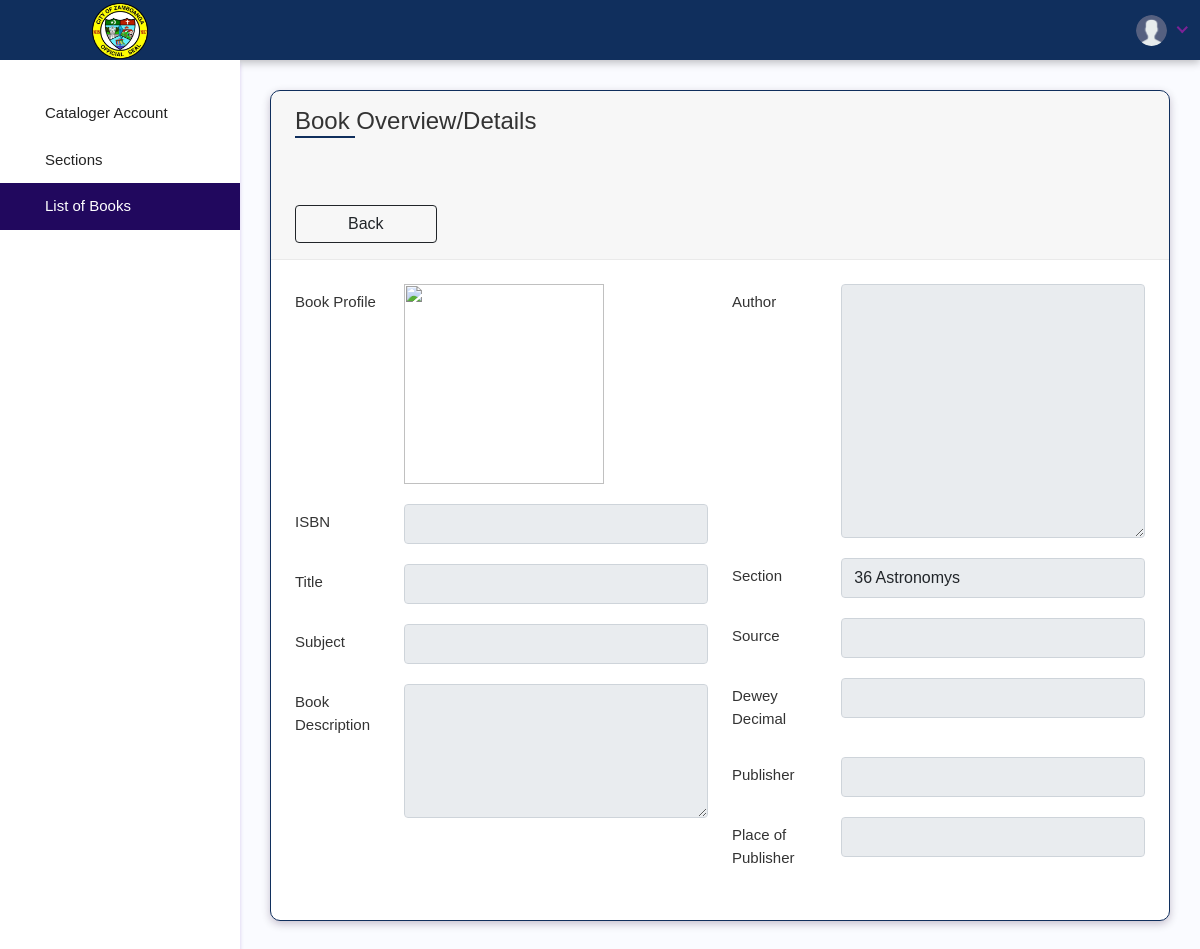
The page /cataloger/book-overview.php (signed in) on the database its author committed.
### tables this page shows
CREATE TABLE `libraryuser` (
  `libraryUserId` int(255) NOT NULL,
  `libraryUserpicture` varchar(100) DEFAULT 'user.png',
  `email` varchar(50) NOT NULL,
  `password` varchar(255) NOT NULL,
  `libraryUserFirtsName` varchar(50) DEFAULT 'update data',
  `libraryUserLastName` varchar(50) DEFAULT 'update data',
  `libraryUseAge` int(50) DEFAULT 0,
  `contactNumber` varchar(30) NOT NULL,
  `librarylocation` varchar(255) DEFAULT 'update data',
  `libraryUserRole` int(10) DEFAULT 3,
  `libraryUserCode` varchar(50) NOT NULL,
  `coderesetinteral` varchar(50) NOT NULL DEFAULT '0',
  `libraryUserStatus` varchar(50) NOT NULL,
  `availabiltyONOFF` varchar(30) NOT NULL DEFAULT 'offline',
  `flagsuspendedz` int(1) DEFAULT NULL,
  `date` varchar(50) NOT NULL
);

### cataloger/adminfunction.php (called while the page is built, shortened)
<?php
$email = $_SESSION['email'];
$password = $_SESSION['password'];
$account_dtails = mysqli_query($con, "SELECT * FROM libraryUser WHERE email = '$email'");
$detail = mysqli_fetch_array($account_dtails);
if($email != false && $password != false){
    $sql = "SELECT * FROM libraryUser WHERE email = '$email'";
    $run_Sql = mysqli_query($con, $sql);
    if($run_Sql){
        $fetch_info = mysqli_fetch_assoc($run_Sql);
        $id = $fetch_info['libraryUserId'];
    }
}else{
    header("location: ../login-user.php  ");
}
if( $fetch_info['libraryUserRole']  == 1){
    header('Location: ../admin/home.php');
}elseif($fetch_info['libraryUserRole']  == 2){
    $Roletitle = "Cataloger";
}elseif($fetch_info['libraryUserRole']  == 3){
    $alertname = $detail['libraryUserFirtsName'];
    header('Location: ../user/home.php');
}
$userquerry = mysqli_query($con,"select * FROM libraryuser where libraryUserId =$id");
$allsection = mysqli_query($con,"select * from section;");
?>

### cataloger/book-overview.php (the view, shortened to what this page needs)
<?php require_once "../connection.php";
$a = 9;
?>
<!DOCTYPE html>
<html lang="en">
<?php
include "adminfunction.php";
include "head.php";
?>
<body>
<div class="main-wrapper">
    <?php include "header.php"?>
    <?php include "sidebar.php"?>
    <div class="page-wrapper">
        <div class="content container-fluid">
            <div class="row">
                <div class="col-sm-12">
                    <div class="row">
                        <div class="col-md-12">
                            <div class="card">
                             <div class="card-header">
                                <h4 class="card-title">Book Overview/Details</h4>
                                    <div class="line"></div>
                                        <br><br><br>
                                    <div class="col-6 col-sm-4 col-md-2 col-xl mb-3 mb-xl-0">
                                         <a href="booklist.php"><button type="button" class="btn btn-block btn-outline-dark">Back</button></a>
                                     </div>
                                </div>
                                 <div class="card-body">
                                        <div class="row">
                                            <div class="col-xl-6">
                                                 <div class="form-group row">
                                                        <label class="col-lg-3 col-form-label">Book Profile</label>
                                                        <div class="col-lg-9">
                                                            <img src="../assets/images/books/<?php echo $boook['bookprofile']?>" alt="<?php echo $boook['bookprofile']?>" height="200px" width="200px">
                                                        </div>
                                                 </div>
                                                 <div class="form-group row">
                                                        <label class="col-lg-3 col-form-label">ISBN</label>
                                                        <div class="col-lg-9">
                                                            <input class="form-control" value="<?php echo $boook['isbn']?>" disabled>
                                                        </div>
                                                </div>
                                                <div class="form-group row">
                                                    <label class="col-lg-3 col-form-label">Title</label>
                                                    <div class="col-lg-9">
                                                        <input type="text" class="form-control" value="<?php echo $boook['bookTitle']?>" disabled>
                                                    </div>
                                                </div>
                                                <div class="form-group row">
                                                    <label class="col-lg-3 col-form-label">Subject</label>
                                                    <div class="col-lg-9">
                                                        <input type="text" class="form-control" value="<?php echo $boook['bookSubject']?>" disabled>
                                                    </div>
                                                </div>
                                                <div class="form-group row">
                                                    <label class="col-lg-3 col-form-label">Book Description</label>
                                                    <div class="col-lg-9">
                                                        <textarea class="form-control"  cols="20" rows="5" disabled><?php echo $boook['bookDescription']?></textarea>
                                                    </div>
                                                </div>
                                            </div>
                                            <div class="col-xl-6">
                                                <div class="form-group row">
                                                <label class="col-lg-3 col-form-label">Author</label>
                                                    <div class="col-lg-9">
                                                        <textarea  class="form-control" cols="20" rows="10" disabled><?php echo $boook['bookAuthors']?></textarea>
                                                    </div>
                                                </div>
                                            <div class="form-group row">
                                                <label class="col-lg-3 col-form-label">Section </label>
                                                    <div class="col-lg-9">
                                                        <select  class="form-control" name="section" value="<?php echo $boook['sectionID']?>" disabled>
                                                             <?php while( $sections = mysqli_fetch_array($allsection)){?>
                                                                <option value="<?php echo $sections['sectionID']?>"><?php echo $sections['sectionID']." ".$sections['Section_Name']?></option>
                                                            <?php }?>
                                                        </select>
                                                    </div>
                                                </div>
                                            <div class="form-group row">
                                            <label class="col-lg-3 col-form-label">Source</label>
                                                <div class="col-lg-9">
                                                    <input type="text" class="form-control"  value="<?php echo $boook['bookSource']?>" disabled>
                                                </div>
                                            </div>
                                            <div class="form-group row">
                                            <label class="col-lg-3 col-form-label">Dewey Decimal</label>
                                                <div class="col-lg-9">
                                                    <input type="text" class="form-control"  value="<?php echo $boook['Deweydecimal']?>" disabled>
                                                </div>
                                            </div>
                                            <div class="form-group row">
                                                <label class="col-lg-3 col-form-label">Publisher</label>
                                                <div class="col-lg-9">
                                                    <input type="text" class="form-control"  value="<?php echo $boook['bookPublisher']?>" disabled>
                                                </div>
                                            </div>
                                            <div class="form-group row">
                                                <label class="col-lg-3 col-form-label">Place of Publisher</label>
                                            <div class="col-lg-9">
                                                <input type="text" class="form-control"   value="<?php echo $boook['bookPlacePublisher']?>" disabled>
                                            </div>
                                        </div>
                        </div>
                    </div>
                </div>
            </div>
        </div>
</div>
</div>
</div>
</div>
</div>
</div>
</body>
</html>

### cataloger/header.php (shortened to what this page needs)
<?php
include "adminfunction.php";
?>
<div class="header">
<div class="header-left">
    <a href="home.php" class="logo"><img src="assets/img/logo.png" alt="Logo"></a>
    </div>
    <a href="javascript:void(0);" id="toggle_btn"><i class="fe fe-bars" style="color:white;"></i></a>
<ul class="nav user-menu">
<li class="nav-item dropdown has-arrow">
<a href="#" class="dropdown-toggle nav-link" data-bs-toggle="dropdown">
<span class="user-img"><img class="rounded-circle" src="../assets/images/alluserprofiles/<?php echo $fetch_info['libraryUserpicture']?>" width="31" alt="<?php echo $fetch_info['libraryUserFirtsName']." ".$fetch_info['libraryUserLastName']?>"></span>
</a>
</li>
</ul>
</div>

### cataloger/sidebar.php (shortened to what this page needs)
<div class="sidebar" id="sidebar" >
<div class="sidebar-inner slimscroll" >
<div id="sidebar-menu" class="sidebar-menu" >
<ul>
    <li class="menu-title"></li>
    <li class="<?php if($a==1){ echo 'active'; }?>"><a href="profile.php"><i class="fi fi-rr-circle-user"></i> <span><?php echo $Roletitle?> Account</span></a></li>
    <li class="<?php if($a==8){ echo 'active'; }?>"><a href="Sections.php"><i class="fi fi-rr-book-open-cover"></i> <span>Sections</span></a></li>
    <li class="<?php if($a==9){ echo 'active'; }?>"><a href="booklist.php"><i class="fi fi-rr-book-open-cover"></i> <span>List of Books</span></a></li>
</ul>
</div>
</div>
</div>

### cataloger/assets/css/style.css (style rules this page uses)
:root { --primary: rgba(152, 41, 22, 0.775); --secondary: red; --light: #EEF9FF; --dark: #102f5d; }
.card { border:1px solid var(--dark); border-radius:10px; box-shadow:0 4px 4px #f5f8ff; margin-bottom:1.875rem; box-shadow: rgba(32, 2, 44, 0.24) 0px 3px 8px; }
.card-body { padding:1.5rem }
.card-header { border-bottom:1px solid #a32020; padding:1rem 1.5rem; }
.card .card-header { border-bottom:1px solid #eaeaea; border-top-right-radius:10px; border-top-left-radius:10px }
.card .card-header .card-title { margin-bottom:0 }
.line { background-color:var(--dark); height:2px; margin:0; width:60px }
.header { background:var(--dark); box-shadow: rgba(0, 0, 0, 0.24) 0px 3px 8px; left:0; position:fixed; right:0; top:0; z-index:1001; height:60px }
.header .header-left { background-color:var(--dark); float:left; height:60px; padding:0 20px; position:relative; text-align:center; width:240px; z-index:1; transition:all .5s ease-in-out }
.header .header-left .logo { display:inline-block; line-height:60px }
.header .header-left .logo img { max-height:56px; width:auto }
.header .dropdown-toggle:after { display:none }
.header .has-arrow .dropdown-toggle:after { border-top:0; border-left:0; border-bottom:2px solid #7c2296; border-right:2px solid #7c2296; content:''; height:8px; display:inline-block; pointer-events:none; -webkit-transform-origin:66% 66%; -ms-transform-origin:66% 66%; transform-origin:66% 66%; -webkit-transform:rotate(45deg); -ms-transform:rotate(45deg); transform:rotate(45deg); -webkit-transition:all .15s ease-in-out; transition:all .15s ease-in-out; width:8px;vertical-align:2px }
.user-menu { float:right;margin:0;position:relative;z-index:99 }
.user-menu.nav>li>a { color:#fff;font-size:14px;line-height:58px;padding:0 15px;height:60px }
.user-img { display:inline-block;margin-right:3px;position:relative }
.sidebar { background-color:#fff; bottom:0; left:0; margin-top:0; position:fixed; top:60px; transition:all .2s ease-in-out 0s; width:240px; z-index:1001; box-shadow:0 4px 4px rgb(66 11 161/20%) }
.sidebar-inner { height:100%; min-height:100%; transition:all .9s ease-in-out 9s; background:#fff }
.sidebar-menu { padding:15px 0 }
.sidebar-menu ul { font-size:15px; list-style-type:none; margin:0; padding:0; position:relative }
.sidebar-menu li a { color:#232323; display:block; font-size:15px; height:auto; padding:0 20px; font-weight:500 }
.sidebar-menu li.active a { background-color:#21085e; color:#fff }
.menu-title { color:#9e9e9e; display:flex; font-size:14px ;opacity:1; padding:5px 15px; white-space:nowrap }
.main-wrapper { width:100%; height:1vh; min-height:1vh }
.page-wrapper { margin-left:240px; padding-top:60px; position:relative; transition:all .4s ease }

### rows shown on the page
libraryuser: libraryUserpicture (placeholder picture), libraryUserRole "Cataloger"

### other values the page prints
form field section "36 Astronomys"
